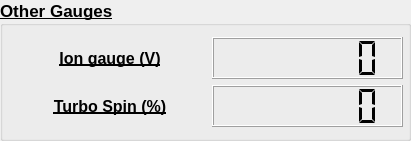
  <widget class="QGroupBox" name="groupAnalog_2">
   <property name="geometry">
    <rect>
     <x>840</x>
     <y>140</y>
     <width>411</width>
     <height>141</height>
    </rect>
   </property>
   <property name="font">
    <font>
     <pointsize>13</pointsize>
     <weight>75</weight>
     <bold>true</bold>
     <underline>true</underline>
    </font>
   </property>
   <property name="title">
    <string>Other Gauges</string>
   </property>
   <layout class="QHBoxLayout" name="horizontalLayout_2">
    <property name="sizeConstraint">
     <enum>QLayout::SetDefaultConstraint</enum>
    </property>
    <property name="rightMargin">
     <number>5</number>
    </property>
    <item>
     <layout class="QGridLayout" name="gridLayout_2">
      <item row="0" column="0">
       <widget class="QLabel" name="labelAI1_2">
        <property name="font">
         <font>
          <pointsize>12</pointsize>
          <weight>75</weight>
          <bold>true</bold>
         </font>
        </property>
        <property name="text">
         <string>Ion gauge (V)</string>
        </property>
        <property name="alignment">
         <set>Qt::AlignCenter</set>
        </property>
        <property name="class" stdset="0">
         <string notr="true"/>
        </property>
       </widget>
      </item>
      <item row="0" column="1">
       <widget class="QLCDNumber" name="lcdAnalog3">
        <property name="digitCount">
         <number>7</number>
        </property>
        <property name="segmentStyle">
         <enum>QLCDNumber::Flat</enum>
        </property>
       </widget>
      </item>
      <item row="1" column="0">
       <widget class="QLabel" name="labelAI2_2">
        <property name="font">
         <font>
          <pointsize>12</pointsize>
          <weight>75</weight>
          <bold>true</bold>
         </font>
        </property>
        <property name="text">
         <string>Turbo Spin (%)</string>
        </property>
        <property name="alignment">
         <set>Qt::AlignCenter</set>
        </property>
        <property name="indent">
         <number>7</number>
        </property>
        <property name="class" stdset="0">
         <string notr="true"/>
        </property>
       </widget>
      </item>
      <item row="1" column="1">
       <widget class="QLCDNumber" name="lcdAnalog4">
        <property name="digitCount">
         <number>7</number>
        </property>
        <property name="segmentStyle">
         <enum>QLCDNumber::Flat</enum>
        </property>
       </widget>
      </item>
     </layout>
    </item>
   </layout>
  </widget>
